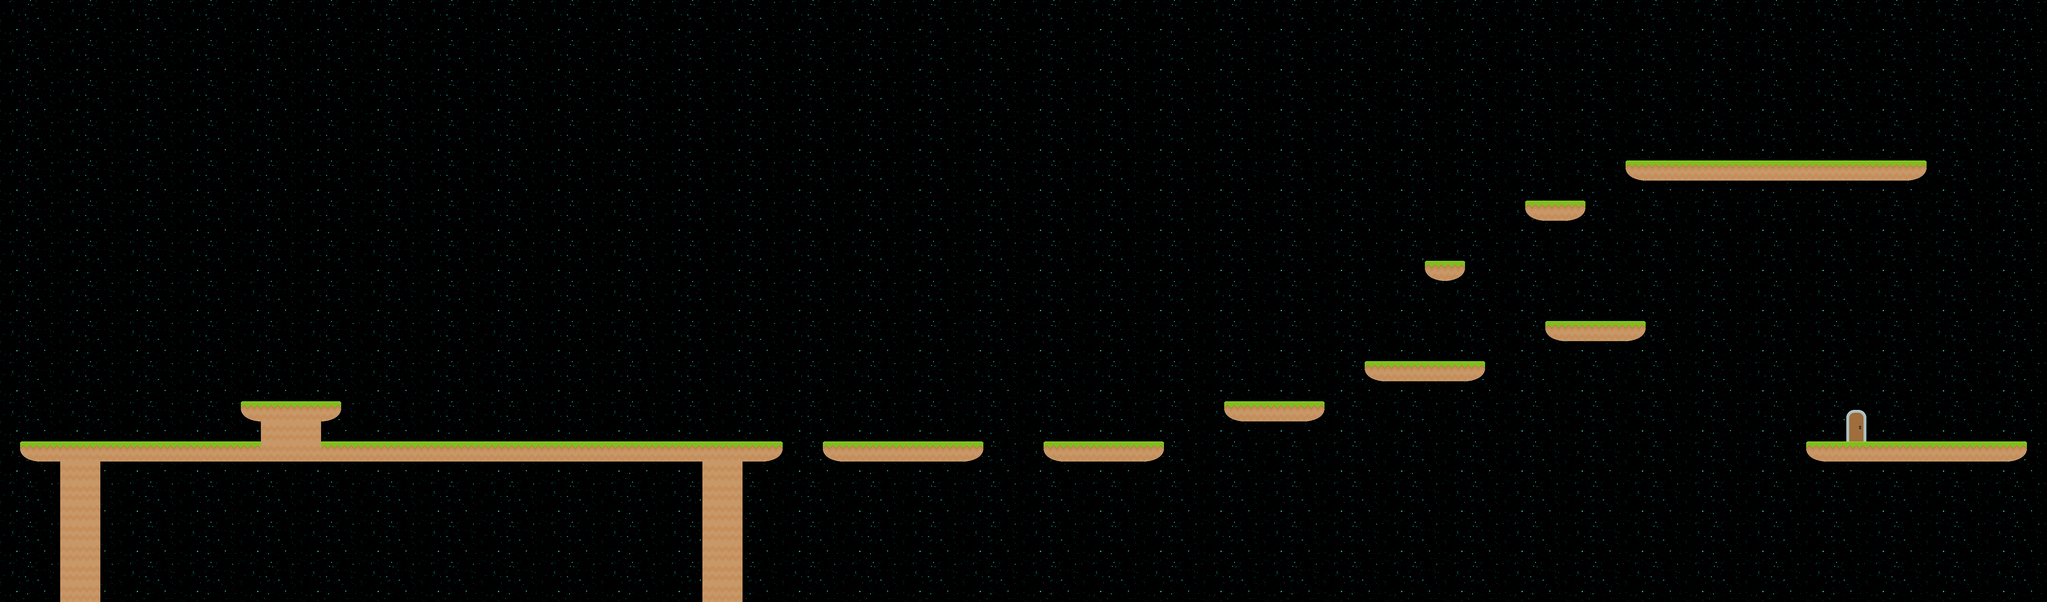

Below is a game level as drawn by its tile map, then a one-line description and the .tmx that defines it (tile-layer data replaced by summaries):
An orthogonal 102x30 tile map with 70x70 px tiles, 2 tile layers (Tile Layer 2, Tile Layer 1), 2 tilesets and 167 objects (139x blocker, 13x enemy blocker, 8x enemy, 2x rect, 2x item box, ...).

<map version="1.0" orientation="orthogonal" width="102" height="30" tilewidth="70" tileheight="70" backgroundcolor="#00004e">
 <tileset firstgid="1" name="spritesheet1" tilewidth="70" tileheight="70">
  <image source="../graphics/spritesheet1.png" width="910" height="910" />
 </tileset>
 <tileset firstgid="170" name="spacebackground" tilewidth="70" tileheight="70">
  <image source="../graphics/spacebackground.png" width="1600" height="1200" />
 </tileset>
 <layer name="Tile Layer 2" width="102" height="30">
  <data>[3060 cells, 3060 non-empty, 6 distinct tile ids]</data>
 </layer>
 <layer name="Tile Layer 1" width="102" height="30">
  <data>[3060 cells, 137 non-empty, 6 distinct tile ids]</data>
 </layer>
 <objectgroup name="Object Layer 1" width="102" height="30">
  <object name="rect" gid="2" x="-2100" y="-910" width="4900" height="4900" />
  <object name="rect" gid="2" x="-1820" y="-1120" width="4900" height="4900" />
  <object name="blocker" gid="2" x="70" y="1610" />
  <object name="blocker" gid="2" x="140" y="1610" />
  <object name="blocker" gid="2" x="350" y="1610" />
  <object name="blocker" gid="2" x="700" y="1610" />
  <object name="blocker" gid="2" x="560" y="1610" />
  <object name="blocker" gid="2" x="280" y="1610" />
  <object name="blocker" gid="2" x="210" y="1610" />
  <object name="blocker" gid="2" x="420" y="1610" />
  <object name="blocker" gid="2" x="840" y="1610" />
  <object name="blocker" gid="2" x="770" y="1610" />
  <object name="blocker" gid="2" x="630" y="1610" />
  <object name="blocker" gid="2" x="490" y="1610" />
  <object name="blocker" gid="2" x="910" y="1610" />
  <object name="blocker" gid="2" x="980" y="1610" />
  <object name="blocker" gid="2" x="1050" y="1610" />
  <object name="blocker" gid="2" x="1190" y="1610" />
  <object name="blocker" gid="2" x="1330" y="1610" />
  <object name="blocker" gid="2" x="1260" y="1610" />
  <object name="blocker" gid="2" x="1120" y="1610" />
  <object name="blocker" gid="2" x="910" y="1540" />
  <object name="blocker" gid="2" x="980" y="1540" />
  <object name="blocker" gid="2" x="1120" y="1470" />
  <object name="blocker" gid="2" x="1050" y="1540" />
  <object name="blocker" gid="2" x="1050" y="1470" />
  <object name="blocker" gid="2" x="980" y="1470" />
  <object name="blocker" gid="2" x="910" y="1470" />
  <object name="blocker" gid="2" x="840" y="1470" />
  <object name="player start point" gid="6" x="210" y="1330" />
  <object name="item box" gid="98" x="980" y="1330" />
  <object name="blocker" gid="2" x="1540" y="1610" />
  <object name="blocker" gid="2" x="1680" y="1610" />
  <object name="blocker" gid="2" x="1960" y="1610" />
  <object name="blocker" gid="2" x="2030" y="1610" />
  <object name="blocker" gid="2" x="1470" y="1610" />
  <object name="blocker" gid="2" x="1400" y="1610" />
  <object name="blocker" gid="2" x="1750" y="1610" />
  <object name="blocker" gid="2" x="1820" y="1610" />
  <object name="blocker" gid="2" x="1890" y="1610" />
  <object name="blocker" gid="2" x="1610" y="1610" />
  <object name="blocker" gid="2" x="2170" y="1610" />
  <object name="blocker" gid="2" x="2100" y="1610" />
  <object name="blocker" gid="2" x="2380" y="1610" />
  <object name="blocker" gid="2" x="2520" y="1610" />
  <object name="blocker" gid="2" x="2310" y="1610" />
  <object name="blocker" gid="2" x="2240" y="1610" />
  <object name="blocker" gid="2" x="2660" y="1610" />
  <object name="blocker" gid="2" x="2590" y="1610" />
  <object name="blocker" gid="2" x="2450" y="1610" />
  <object name="enemy blocker" gid="2" x="2730" y="1540" />
  <object name="enemy1" type="enemy" gid="10" x="1820" y="1540" />
  <object name="enemy1" type="enemy" gid="10" x="2100" y="1540" />
  <object name="blocker" gid="2" x="3080" y="1610" />
  <object name="blocker" gid="2" x="3150" y="1610" />
  <object name="blocker" gid="2" x="3290" y="1610" />
  <object name="blocker" gid="2" x="3220" y="1610" />
  <object name="blocker" gid="2" x="3360" y="1610" />
  <object name="blocker" gid="2" x="3710" y="1610" />
  <object name="blocker" gid="2" x="3780" y="1610" />
  <object name="blocker" gid="2" x="3990" y="1610" />
  <object name="blocker" gid="2" x="3920" y="1610" />
  <object name="blocker" gid="2" x="3850" y="1610" />
  <object name="blocker" gid="2" x="4550" y="1470" />
  <object name="blocker" gid="2" x="4340" y="1470" />
  <object name="blocker" gid="2" x="4480" y="1470" />
  <object name="blocker" gid="2" x="4410" y="1470" />
  <object name="blocker" gid="2" x="4270" y="1470" />
  <object name="blocker" gid="2" x="4970" y="1330" />
  <object name="blocker" gid="2" x="5530" y="1190" />
  <object name="blocker" gid="2" x="5460" y="1190" />
  <object name="blocker" gid="2" x="5110" y="1330" />
  <object name="blocker" gid="2" x="4830" y="1330" />
  <object name="blocker" gid="2" x="4900" y="1330" />
  <object name="blocker" gid="2" x="5390" y="1190" />
  <object name="blocker" gid="2" x="5040" y="1330" />
  <object name="blocker" gid="2" x="5670" y="1190" />
  <object name="blocker" gid="2" x="5600" y="1190" />
  <object name="blocker" gid="2" x="4970" y="980" />
  <object name="blocker" gid="2" x="5040" y="980" />
  <object name="blocker" gid="2" x="5390" y="770" />
  <object name="blocker" gid="2" x="5460" y="770" />
  <object name="blocker" gid="2" x="5670" y="630" />
  <object name="blocker" gid="2" x="5810" y="630" />
  <object name="blocker" gid="2" x="5880" y="630" />
  <object name="blocker" gid="2" x="5950" y="630" />
  <object name="blocker" gid="2" x="6090" y="630" />
  <object name="blocker" gid="2" x="6230" y="630" />
  <object name="blocker" gid="2" x="6370" y="630" />
  <object name="blocker" gid="2" x="6440" y="630" />
  <object name="blocker" gid="2" x="6580" y="630" />
  <object name="blocker" gid="2" x="6510" y="630" />
  <object name="blocker" gid="2" x="6650" y="630" />
  <object name="blocker" gid="2" x="6300" y="630" />
  <object name="blocker" gid="2" x="6160" y="630" />
  <object name="blocker" gid="2" x="6020" y="630" />
  <object name="blocker" gid="2" x="5740" y="630" />
  <object name="blocker" gid="2" x="6300" y="1610" />
  <object name="blocker" gid="2" x="6370" y="1610" />
  <object name="blocker" gid="2" x="6440" y="1610" />
  <object name="blocker" gid="2" x="6510" y="1610" />
  <object name="blocker" gid="2" x="6580" y="1610" />
  <object name="blocker" gid="2" x="6650" y="1610" />
  <object name="blocker" gid="2" x="6720" y="1610" />
  <object name="blocker" gid="2" x="6860" y="1610" />
  <object name="blocker" gid="2" x="6790" y="1610" />
  <object name="blocker" gid="2" x="6930" y="1610" />
  <object name="blocker" gid="2" x="7000" y="1610" />
  <object name="enemy blocker" gid="2" x="2800" y="1540" />
  <object name="enemy blocker" gid="2" x="3430" y="1540" />
  <object name="enemy blocker" gid="2" x="3570" y="1540" />
  <object name="enemy blocker" gid="2" x="4060" y="1540" />
  <object name="enemy blocker" gid="2" x="4200" y="1400" />
  <object name="enemy blocker" gid="2" x="4620" y="1400" />
  <object name="enemy blocker" gid="2" x="4690" y="1260" />
  <object name="enemy blocker" gid="2" x="5180" y="1260" />
  <object name="enemy blocker" gid="2" x="5320" y="1120" />
  <object name="enemy blocker" gid="2" x="5740" y="1120" />
  <object name="enemy blocker" gid="2" x="5600" y="560" />
  <object name="enemy blocker" gid="2" x="6720" y="560" />
  <object name="enemy1" type="enemy" gid="10" x="6580" y="560" />
  <object name="enemy1" type="enemy" gid="10" x="6370" y="560" />
  <object name="blocker" gid="2" x="3010" y="1610" />
  <object name="blocker" gid="2" x="2940" y="1610" />
  <object name="blocker" gid="2" x="3640" y="1610" />
  <object name="blocker" gid="2" x="2870" y="1610" />
  <object name="blocker" gid="2" x="4760" y="1330" />
  </objectgroup>
</map>
<!-- 40 of 167 objects omitted -->
